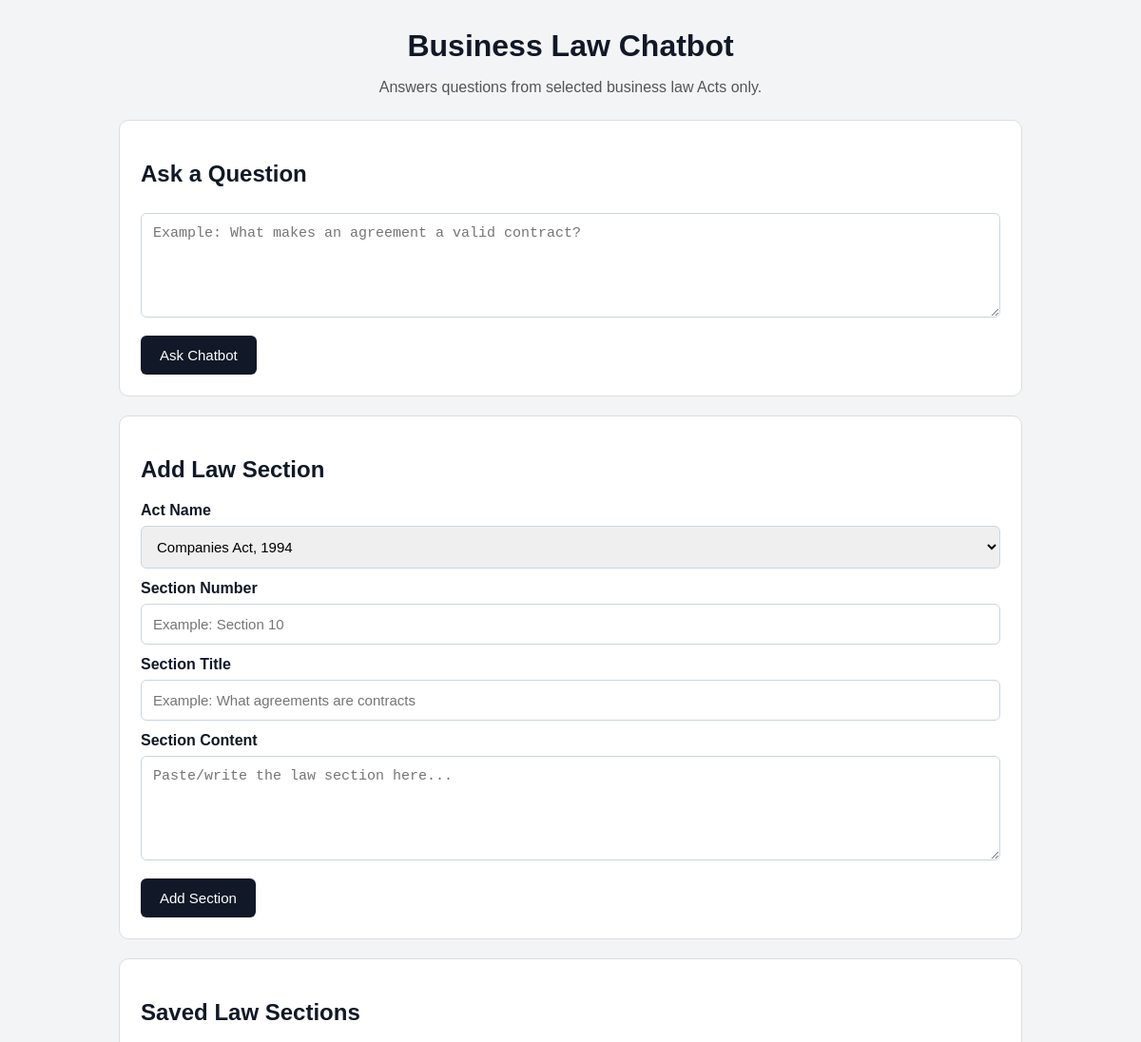
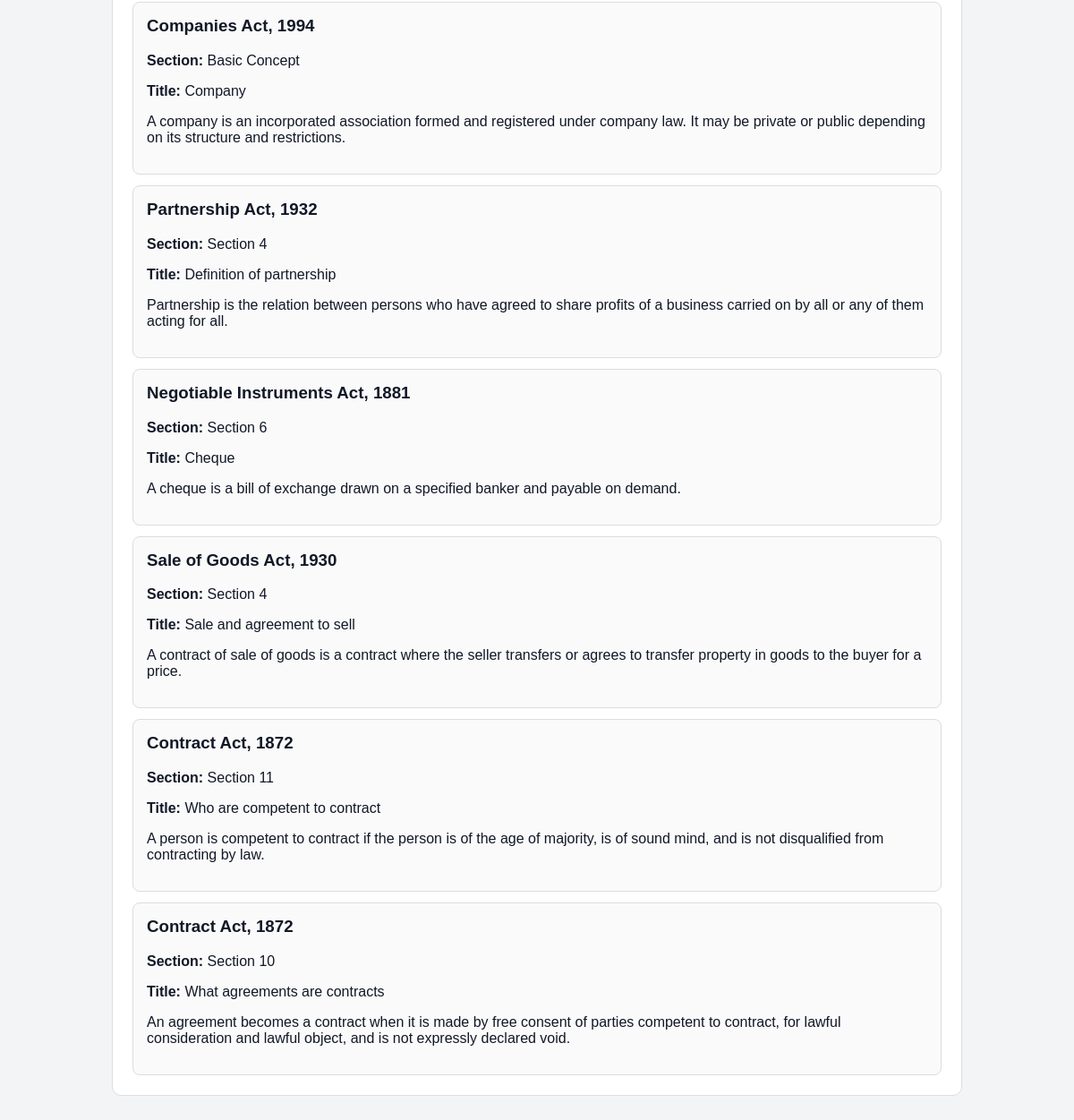
The page / on the database its author committed (2 pictures, top to bottom).
### tables this page shows
CREATE TABLE laws (
            id INTEGER PRIMARY KEY AUTOINCREMENT,
            act_name TEXT NOT NULL,
            section_no TEXT NOT NULL,
            section_title TEXT,
            content TEXT NOT NULL,
            created_at TEXT NOT NULL
        );

### main.py (the view)
@app.get("/", response_class=HTMLResponse)
def home(request: Request):
    laws = get_all_laws()
    return templates.TemplateResponse(
        request,
        "index.html",
        {
            "laws": laws,
            "acts": ALLOWED_ACTS,
            "answer": None,
            "question": None,
            "message": None
        }
    )

### templates/index.html (shortened to what this page needs)
<!DOCTYPE html>
<html>
<head>
    <link rel="stylesheet" href="/static/style.css">
</head>
<body>
<div class="container">
    <h1>Business Law Chatbot</h1>
    <p class="subtitle">
        Answers questions from selected business law Acts only.
    </p>
    <div class="section">
        <h2>Ask a Question</h2>
        <form action="/ask" method="post">
            <textarea name="question" placeholder="Example: What makes an agreement a valid contract?" required></textarea>
            <button type="submit">Ask Chatbot</button>
        </form>
    </div>
    <div class="section">
        <h2>Add Law Section</h2>
        <form action="/add-law" method="post">
            <label>Act Name</label>
            <select name="act_name" required>
                {% for act in acts %}
                <option value="{{ act }}">{{ act }}</option>
                {% endfor %}
            </select>
            <label>Section Number</label>
            <input type="text" name="section_no" placeholder="Example: Section 10" required>
            <label>Section Title</label>
            <input type="text" name="section_title" placeholder="Example: What agreements are contracts">
            <label>Section Content</label>
            <textarea name="content" placeholder="Paste/write the law section here..." required></textarea>
            <button type="submit">Add Section</button>
        </form>
    </div>
    <div class="section">
        <h2>Saved Law Sections</h2>
        {% if laws %}
            {% for law in laws %}
            <div class="law-card">
                <h3>{{ law.act_name }}</h3>
                <p><strong>Section:</strong> {{ law.section_no }}</p>
                {% if law.section_title %}
                <p><strong>Title:</strong> {{ law.section_title }}</p>
                {% endif %}
                <p>{{ law.content }}</p>
            </div>
            {% endfor %}
        {% else %}
            <p>No law sections added yet.</p>
        {% endif %}
    </div>
</div>
</body>
</html>

### static/style.css (style rules this page uses)
body { font-family: Arial, sans-serif; background: #f3f4f6; margin: 0; padding: 0; color: #111827; }
.container { width: 90%; max-width: 950px; margin: 30px auto; }
h1 { text-align: center; margin-bottom: 5px; }
.subtitle { text-align: center; color: #555; margin-bottom: 25px; }
.section { background: #ffffff; padding: 22px; margin-top: 20px; border-radius: 10px; border: 1px solid #ddd; }
label { display: block; margin-top: 12px; font-weight: bold; }
input, textarea, select { width: 100%; padding: 12px; margin-top: 7px; box-sizing: border-box; border: 1px solid #cbd5e1; border-radius: 6px; font-size: 15px; }
textarea { min-height: 110px; resize: vertical; }
button { margin-top: 15px; padding: 12px 20px; background: #111827; color: white; border: none; border-radius: 6px; cursor: pointer; font-size: 15px; }
.law-card { border: 1px solid #ddd; background: #fafafa; padding: 15px; border-radius: 8px; margin-top: 12px; }
.law-card h3 { margin-top: 0; }

### rows shown on the page
laws: act_name "Companies Act, 1994", section_no "Basic Concept", section_title "Company", content "A company is an incorporated association formed and registered under company law. It may be private or public depending on its structure and restrictions."
laws: act_name "Partnership Act, 1932", section_no "Section 4", section_title "Definition of partnership", content "Partnership is the relation between persons who have agreed to share profits of a business carried on by all or any of them acting for all."
laws: act_name "Negotiable Instruments Act, 1881", section_no "Section 6", section_title "Cheque", content "A cheque is a bill of exchange drawn on a specified banker and payable on demand."
laws: act_name "Sale of Goods Act, 1930", section_no "Section 4", section_title "Sale and agreement to sell", content "A contract of sale of goods is a contract where the seller transfers or agrees to transfer property in goods to the buyer for a price."
laws: act_name "Contract Act, 1872", section_no "Section 11", section_title "Who are competent to contract", content "A person is competent to contract if the person is of the age of majority, is of sound mind, and is not disqualified from contracting by law."
laws: act_name "Contract Act, 1872", section_no "Section 10", section_title "What agreements are contracts", content "An agreement becomes a contract when it is made by free consent of parties competent to contract, for lawful consideration and lawful object, and is not expressly declared void."

### other values the page prints
form field act_name "Companies Act, 1994"
